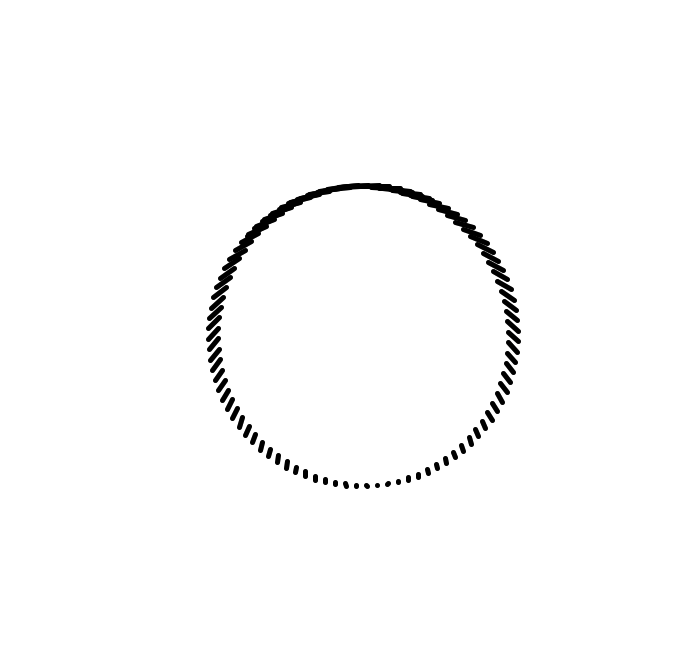

This figure's Python source:
import os
import turtle
import random
import math
import PIL
from PIL import ImageGrab
from PIL import Image

this_dir = os.getcwd()
bounds = (366, 140, 1060, 800)

def run():
	leo = turtle.Turtle()
	leo.width(5)
	leo.speed(10)

	radians = (random.randint(0, 10)/100.0) * math.pi * 4
	velocity = random.randint(1, 8)/100.0

	leo.hideturtle()
	leo.penup()
	x0 = math.cos(radians) * 150
	y0 = math.sin(radians) * 150
	leo.goto(x0, y0)

	for r in range(0, 1080, 10):
		rm = random.randint(10, 20)
		radians += velocity
		x = math.cos(radians) * 150
		y = math.sin(radians) * 150
		leo.setheading(radians)
		leo.forward(10)
		leo.pendown()
		leo.goto(x, y)
		leo.penup()

	img = ImageGrab.grab(bbox=bounds)
	img.save(this_dir + '/tartle15/tart.png', quality=95)

